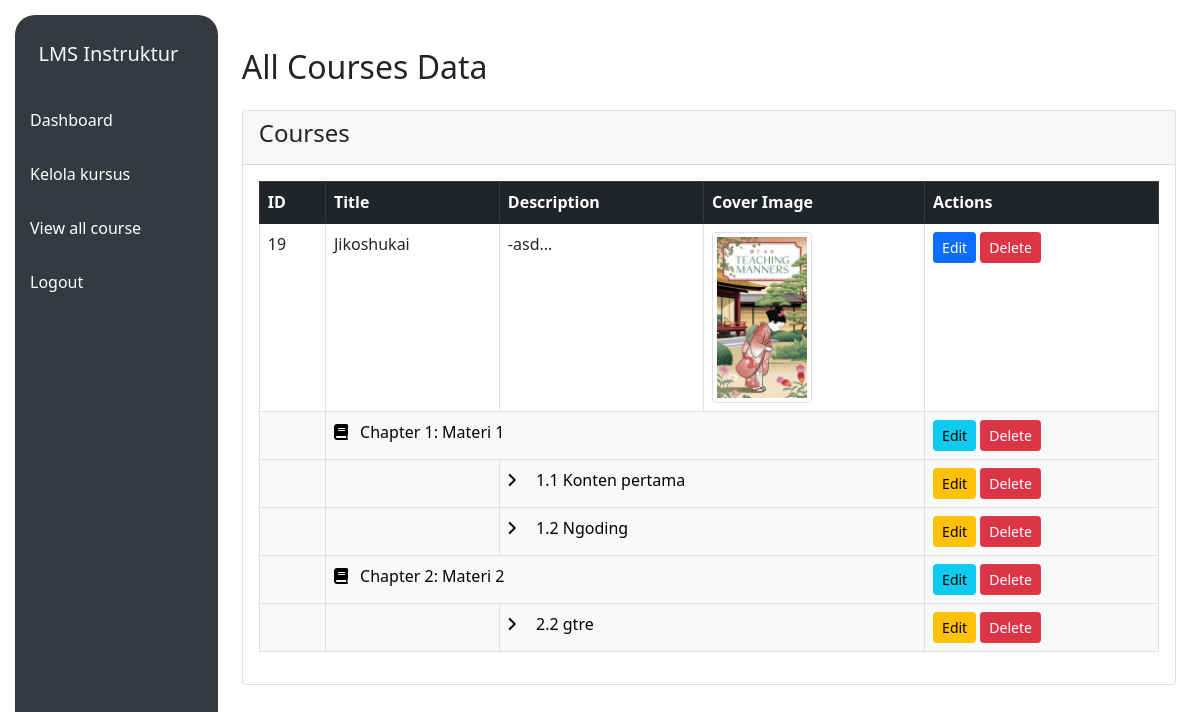
/instructor/view_all_course.php (signed in), run on the app's committed database.
### tables this page shows
CREATE TABLE `courses` (
  `id` int(11) NOT NULL,
  `title` varchar(255) NOT NULL,
  `description` text DEFAULT NULL,
  `instructor_id` int(11) DEFAULT NULL,
  `cover_image` varchar(255) DEFAULT NULL
);

CREATE TABLE `chapters` (
  `id` int(11) NOT NULL,
  `course_id` int(11) NOT NULL,
  `title` varchar(255) NOT NULL,
  `content` text DEFAULT NULL,
  `created_at` timestamp NOT NULL DEFAULT current_timestamp(),
  `chapter_number` int(11) DEFAULT NULL
);

CREATE TABLE `sub_chapters` (
  `id` int(11) NOT NULL,
  `chapter_id` int(11) NOT NULL,
  `title` varchar(255) NOT NULL,
  `content` text DEFAULT NULL,
  `created_at` timestamp NOT NULL DEFAULT current_timestamp()
);

### instructor/view_all_course.php (the view, shortened to what this page needs)
<?php
require_once '../includes/db_connect.php';
$instructor_id = $_SESSION['user_id'];
$sql_courses = "SELECT * FROM courses WHERE instructor_id = ?";
$stmt_courses = $conn->prepare($sql_courses);
$stmt_courses->bind_param("i", $instructor_id);
$stmt_courses->execute();
$courses = $stmt_courses->get_result();
?>
<!DOCTYPE html>
<html lang="id">
<head>
    <?php include '../includes/header.php'; ?>
</head>
<body>
    <?php include '../includes/header.php'; ?>
    <div class="d-flex" id="wrapper">
        <?php include '../includes/instruktur/navbar.php'; ?>
        <div class="container-fluid px-4 py-5">
            <h2 class="mb-4">All Courses Data</h2>
            <div class="card mb-4">
                <div class="card-header">
                    <h4>Courses</h4>
                </div>
                <div class="card-body">
                    <div class="table-responsive">
                        <table class="table table-bordered table-hover">
                            <thead class="table-dark">
                                <tr>
                                    <th>ID</th>
                                    <th>Title</th>
                                    <th>Description</th>
                                    <th>Cover Image</th>
                                    <th>Actions</th>
                                </tr>
                            </thead>
                            <tbody>
                                <?php while ($course = $courses->fetch_assoc()): ?>
                                    <tr>
                                        <td><?= htmlspecialchars($course['id']) ?></td>
                                        <td><?= htmlspecialchars($course['title']) ?></td>
                                        <td><?= substr(strip_tags($course['description']), 0, 100) ?>...</td>
                                        <td>
                                            <?php if ($course['cover_image']): ?>
                                                <img src="../assets/images/courses/<?= htmlspecialchars($course['cover_image']) ?>"
                                                     alt="Cover" class="img-thumbnail" style="max-width: 100px">
                                            <?php endif; ?>
                                        </td>
                                        <td>
                                            <button class="btn btn-primary btn-sm edit-course"
                                                    data-bs-toggle="modal" data-bs-target="#editCourseModal"
                                                    data-id="<?= $course['id'] ?>">
                                                Edit
                                            </button>
                                            <button class="btn btn-danger btn-sm delete-course"
                                             data-id="<?= $course['id'] ?>">
                                              Delete
                                            </button>
                                        </td>
                                    </tr>
                                    <?php
                                    $sql_chapters = "SELECT * FROM chapters WHERE course_id = ? ORDER BY chapter_number ASC";
                                    $stmt_chapters = $conn->prepare($sql_chapters);
                                    $stmt_chapters->bind_param("i", $course['id']);
                                    $stmt_chapters->execute();
                                    $chapters = $stmt_chapters->get_result();
                                    ?>
                                    <?php while ($chapter = $chapters->fetch_assoc()): ?>
                                        <tr class="table-light">
                                            <td></td>
                                            <td colspan="3">
                                                <i class="fas fa-book me-2"></i>
                                                Chapter <?= htmlspecialchars($chapter['chapter_number']) ?>:
                                                <?= htmlspecialchars($chapter['title']) ?>
                                            </td>
                                            <td>
                                                <button class="btn btn-info btn-sm edit-chapter"
                                                        data-bs-toggle="modal" data-bs-target="#editChapterModal"
                                                        data-id="<?= $chapter['id'] ?>">
                                                    Edit
                                                </button>
                                    <button class="btn btn-danger btn-sm delete-chapter"
                                            data-id="<?= $chapter['id'] ?>">
                                        Delete
                                    </button>
                                            </td>
                                        </tr>
                                        <?php
                                        $sql_sub_chapters = "SELECT * FROM sub_chapters WHERE chapter_id = ? ORDER BY id ASC";
                                        $stmt_sub_chapters = $conn->prepare($sql_sub_chapters);
                                        $stmt_sub_chapters->bind_param("i", $chapter['id']);
                                        $stmt_sub_chapters->execute();
                                        $sub_chapters = $stmt_sub_chapters->get_result();
                                        ?>
                                        <?php while ($sub = $sub_chapters->fetch_assoc()): ?>
                                            <tr class="table-light">
                                                <td></td>
                                                <td></td>
                                                <td colspan="2">
                                                    <i class="fas fa-angle-right me-3"></i>
                                                    <?= htmlspecialchars($sub['title']) ?>
                                                </td>
                                                <td>
                                                    <button class="btn btn-warning btn-sm edit-sub-chapter"
                                                            data-bs-toggle="modal" data-bs-target="#editSubChapterModal"
                                                            data-id="<?= $sub['id'] ?>">
                                                        Edit
                                                    </button>
                                                <button class="btn btn-danger btn-sm delete-sub-chapter"
                                                        data-id="<?= $sub['id'] ?>">
                                                    Delete
                                                </button>
                                                </td>
                                            </tr>
                                        <?php endwhile; ?>
                                    <?php endwhile; ?>
                                <?php endwhile; ?>
                            </tbody>
                        </table>
                    </div>
                </div>
            </div>
        </div>
    </div>
</body>
</html>

### includes/instruktur/navbar.php (style rules this page uses)
#wrapper { display: flex; align-items: stretch; transition: all 0.5s ease; }

### data on the page
courses: id "19", title "Jikoshukai", description "-asd", cover_image (picture)
chapters: chapter_number "1", title "Materi 1"
sub_chapters: title "1.1 Konten pertama"
sub_chapters: title "1.2 Ngoding"
chapters: chapter_number "2", title "Materi 2"
sub_chapters: title "2.2 gtre"
